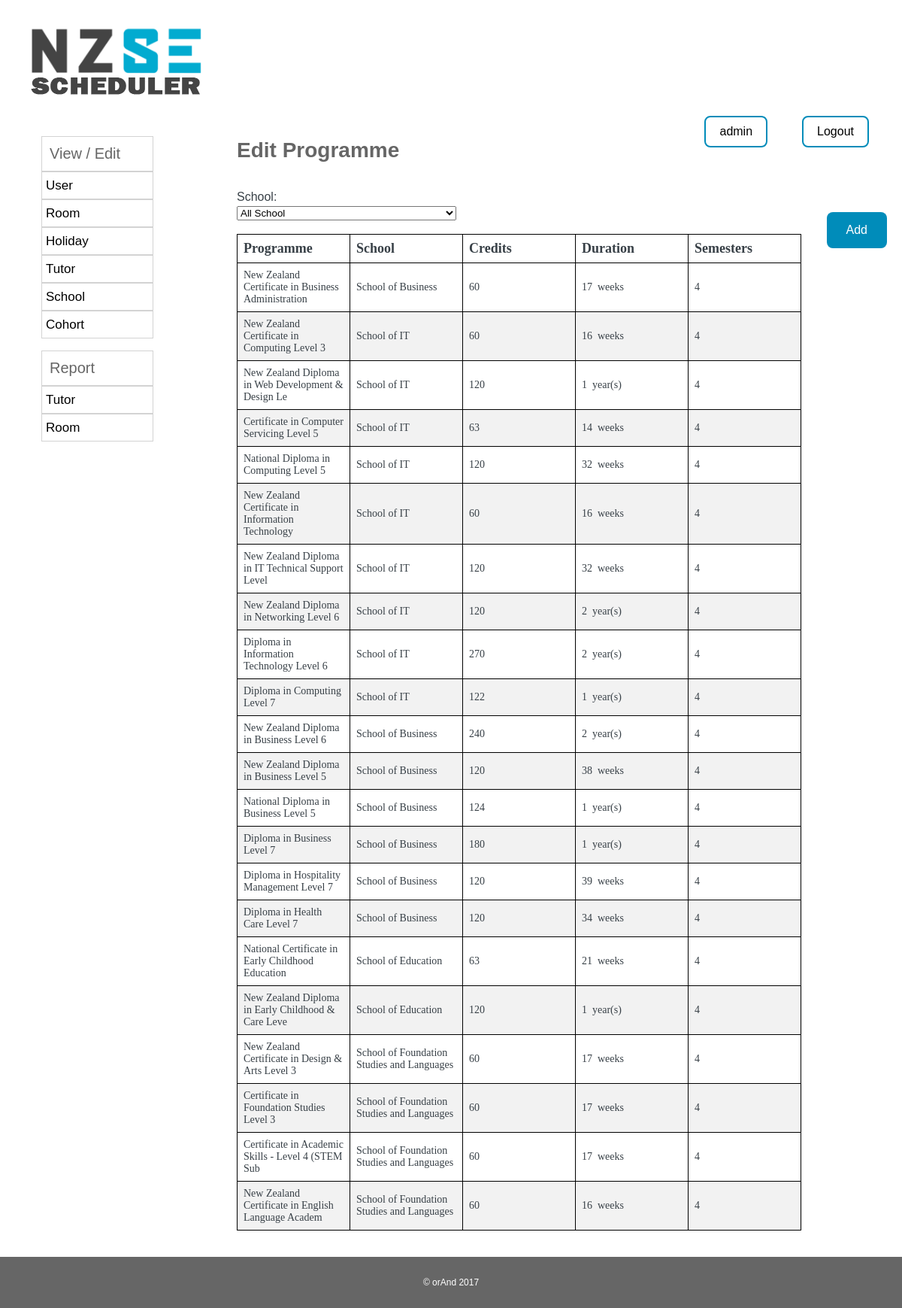
/admin_home/admin_editprogramme.php (signed in), run on the app's committed database.
### tables this page shows
CREATE TABLE IF NOT EXISTS `programme` (
`programmeid` int(3) NOT NULL,
  `duration` int(3) NOT NULL,
  `name` varchar(100) NOT NULL,
  `credits` int(3) NOT NULL,
  `schoolid` int(3) NOT NULL,
  `semesters` int(3) NOT NULL,
  `level` int(3) NOT NULL,
  `classDuration` int(3) NOT NULL
);

CREATE TABLE IF NOT EXISTS `school` (
`schoolid` int(3) NOT NULL,
  `name` varchar(65) NOT NULL
);

### admin_home/admin_editprogramme.php (the view, shortened to what this page needs)
<!DOCTYPE html PUBLIC "-//W3C//DTD XHTML 1.0 Strict//EN"
"http://www.w3.org/TR/xhtml1/DTD/xhtml1-strict.dtd">
<html xmlns="http://www.w3.org/1999/xhtml" lang="en" xml:lang="en">
<head>
	<?php include '../php_includes/head_elements.php'; ?>
	<?php include '../php_includes/alertbox.php'; ?>
</head>
<body>
	<div id="tables_refresh">
<div id="page-container">
			<?php include '../php_includes/header.php'; ?>
			<?php include '../php_includes/nav.php'; ?>
			<div class="col-6 col-m-9 content">
				<h1>Edit Programme</h1>
<br />
<?php include '../php_includes/add.php'; ?>
<div class="tables">
<div class="">
	<?php
	include '../php_script/connectDB.php';
	$result2 = "SELECT * FROM school";
	if ($runquery2 = $conn->query($result2)) {
		echo "<label for='buildingid'>School: </label>
		<select name='schoolid' id='schoolid' onchange=\"filter(this.value,'programme','school')\">";
		echo "<option value='all'>All School</option>";
		echo "</select>";
	}
	 ?>
</div><br>
<?php
	include '../php_script/connectDB.php';
if (isset($_SESSION['schoolid'])) {
	$result = "SELECT programme.*, school.name AS schoolname FROM programme INNER JOIN school ON programme.schoolid=school.schoolid WHERE programme.schoolid='".$_SESSION['schoolid']."'";
	unset($_SESSION['schoolid']);
}
else {
	$result = "SELECT programme.*, school.name AS schoolname FROM programme INNER JOIN school ON programme.schoolid=school.schoolid";
}
		echo "<table id='student_resit' class='border'>
		<thead>
		<tr>
		<th width=\"40%\">Programme</th>
		<th>School</th>
    <th>Credits</th>
    <th>Duration</th>
		<th>Semesters</th>
		</tr>
		</thead>";
		if ($runquery = $conn->query($result))
		{
			while($row = $runquery->fetch_assoc())
			{
				$programmeid = $row['programmeid'];
				echo "<tr value='$programmeid' class='data'>";
				echo "<td>" . $row['name'] ."</td>";
				echo "<td>" . $row['schoolname'] ."</td>";
        echo "<td>" . $row['credits'] ."</td>";
        if ($row['duration'] >= 52) {
            $duration = $row['duration'];
            if ($duration % 26 == 0) {
              $year = ($duration / 26) * 0.5;
                echo "<td>" . $year ."&nbsp year(s)</td>";
            }else {
                echo "<td>" . (int)($duration / 52) ."&nbsp year(s) &nbsp".($duration % 52)."&nbsp week(s)</td>";
            }
        }else {
            echo "<td>" . $row['duration'] ."&nbsp weeks</td>";
        }
				echo "<td>" . $row['semesters'] ."</td>";
				echo "</tr>";
			}
		}
		echo "</table>";
		?>
</div>
</div>
		</div>
<br><br><br><br><br>
<?php include '../php_includes/footer.php';?>
</div>
</body>
</html>

### css/stickyheader.css (style rules this page uses)
.ccc { background-color:blue; display:none; }

### data on the page
programme: $programmeid 1 (drawn), name "New Zealand Certificate in Business Administration", schoolid.name "School of Business", credits "60", duration "17", semesters "4"
programme: $programmeid 2 (drawn), name "New Zealand Certificate in Computing Level 3", schoolid.name "School of IT", credits "60", duration "16", semesters "4"
programme: $programmeid 3 (drawn), name "New Zealand Diploma in Web Development & Design Le", schoolid.name "School of IT", credits "120", duration "1", semesters "4"
programme: name "Certificate in Computer Servicing Level 5", schoolid.name "School of IT", credits "63", duration "14", semesters "4"
programme: $programmeid 5 (drawn), name "National Diploma in Computing Level 5", schoolid.name "School of IT", credits "120", duration "32", semesters "4"
programme: $programmeid 6 (drawn), name "New Zealand Certificate in Information Technology", schoolid.name "School of IT", credits "60", duration "16", semesters "4"
programme: $programmeid 7 (drawn), name "New Zealand Diploma in IT Technical Support Level", schoolid.name "School of IT", credits "120", duration "32", semesters "4"
programme: $programmeid 8 (drawn), name "New Zealand Diploma in Networking Level 6", schoolid.name "School of IT", credits "120", duration "2", semesters "4"
programme: $programmeid 9 (drawn), name "Diploma in Information Technology Level 6", schoolid.name "School of IT", credits "270", duration "2", semesters "4"
programme: $programmeid 10 (drawn), name "Diploma in Computing Level 7", schoolid.name "School of IT", credits "122", duration "1", semesters "4"
programme: $programmeid 11 (drawn), name "New Zealand Diploma in Business Level 6", schoolid.name "School of Business", credits "240", duration "2", semesters "4"
programme: $programmeid 12 (drawn), name "New Zealand Diploma in Business Level 5", schoolid.name "School of Business", credits "120", duration "38", semesters "4"
programme: $programmeid 13 (drawn), name "National Diploma in Business Level 5", schoolid.name "School of Business", credits "124", duration "1", semesters "4"
programme: $programmeid 14 (drawn), name "Diploma in Business Level 7", schoolid.name "School of Business", credits "180", duration "1", semesters "4"
programme: $programmeid 15 (drawn), name "Diploma in Hospitality Management Level 7", schoolid.name "School of Business", credits "120", duration "39", semesters "4"
programme: $programmeid 16 (drawn), name "Diploma in Health Care Level 7", schoolid.name "School of Business", credits "120", duration "34", semesters "4"
programme: $programmeid 17 (drawn), name "National Certificate in Early Childhood Education", schoolid.name "School of Education", credits "63", duration "21", semesters "4"
programme: $programmeid 18 (drawn), name "New Zealand Diploma in Early Childhood & Care Leve", schoolid.name "School of Education", credits "120", duration "1", semesters "4"
programme: $programmeid 19 (drawn), name "New Zealand Certificate in Design & Arts Level 3", schoolid.name "School of Foundation Studies and Languages", credits "60", duration "17", semesters "4"
programme: $programmeid 20 (drawn), name "Certificate in Foundation Studies Level 3", schoolid.name "School of Foundation Studies and Languages", credits "60", duration "17", semesters "4"
programme: $programmeid 21 (drawn), name "Certificate in Academic Skills - Level 4 (STEM Sub", schoolid.name "School of Foundation Studies and Languages", credits "60", duration "17", semesters "4"
programme: $programmeid 22 (drawn), name "New Zealand Certificate in English Language Academ", schoolid.name "School of Foundation Studies and Languages", credits "60", duration "16", semesters "4"

### other printed values
$_SESSION["userid"] "admin"
